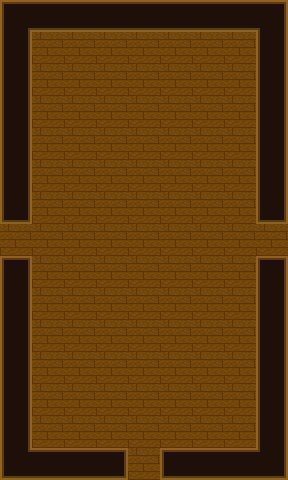

Below is a game level as drawn by its tile map, then a one-line description and the .tmx file that defines it, in full:
An orthogonal 9x15 tile map with 32x32 px tiles, 1 tile layer (floor).

<map version="1.8" tiledversion="1.8.4" orientation="orthogonal" renderorder="right-down" width="9" height="15" tilewidth="32" tileheight="32" infinite="0" nextlayerid="2" nextobjectid="1">
 <tileset firstgid="1" name="atlas" tilewidth="32" tileheight="32" tilecount="144" columns="12">
  <image source="../rooms/atlas.png" width="384" height="384" />
  <tile id="1">
   <properties>
    <property name="collidable" type="bool" value="true" />
    <property name="key" value="w" />
   </properties>
  </tile>
  <tile id="60">
   <properties>
    <property name="collidable" type="bool" value="true" />
    <property name="key" value="w" />
   </properties>
  </tile>
  <tile id="72">
   <properties>
    <property name="collidable" type="bool" value="true" />
    <property name="key" value="w" />
   </properties>
  </tile>
  <tile id="84">
   <properties>
    <property name="key" value="x" />
   </properties>
  </tile>
  <tile id="96">
   <properties>
    <property name="key" value="x" />
   </properties>
  </tile>
  <tile id="108">
   <properties>
    <property name="key" value="x" />
   </properties>
  </tile>
  <tile id="120">
   <properties>
    <property name="key" value="f" />
   </properties>
  </tile>
 </tileset>
 <layer id="1" name="floor" width="9" height="15">
  <data encoding="csv">
3221225533,2684354633,2684354633,2684354633,2684354633,2684354633,2684354633,2684354633,1610612797,
73,121,121,121,121,121,121,121,73,
73,121,121,121,121,121,121,121,73,
73,121,121,121,121,121,121,121,73,
73,121,121,121,121,121,121,121,73,
73,121,121,121,121,121,121,121,73,
2,121,121,121,121,121,121,121,2,
121,121,121,121,121,121,121,121,121,
3221225474,121,121,121,121,121,121,121,3221225474,
73,121,121,121,121,121,121,121,73,
73,121,121,121,121,121,121,121,73,
73,121,121,121,121,121,121,121,73,
73,121,121,121,121,121,121,121,73,
73,121,121,121,121,121,121,121,73,
2684354621,2684354633,2684354633,1610612738,121,2684354562,2684354633,2684354633,61
</data>
 </layer>
</map>
